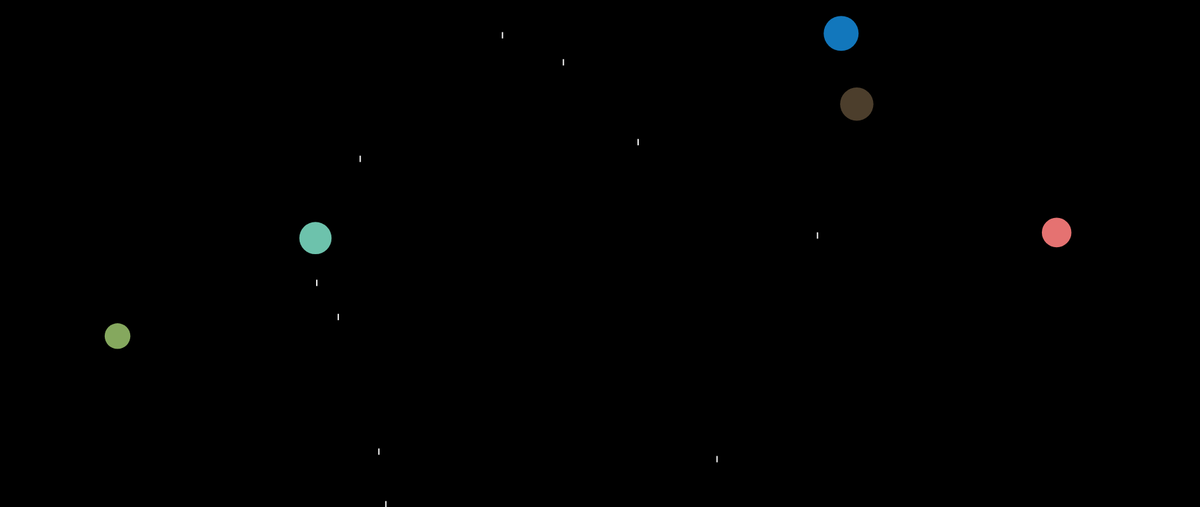
Frame 1 (no input)
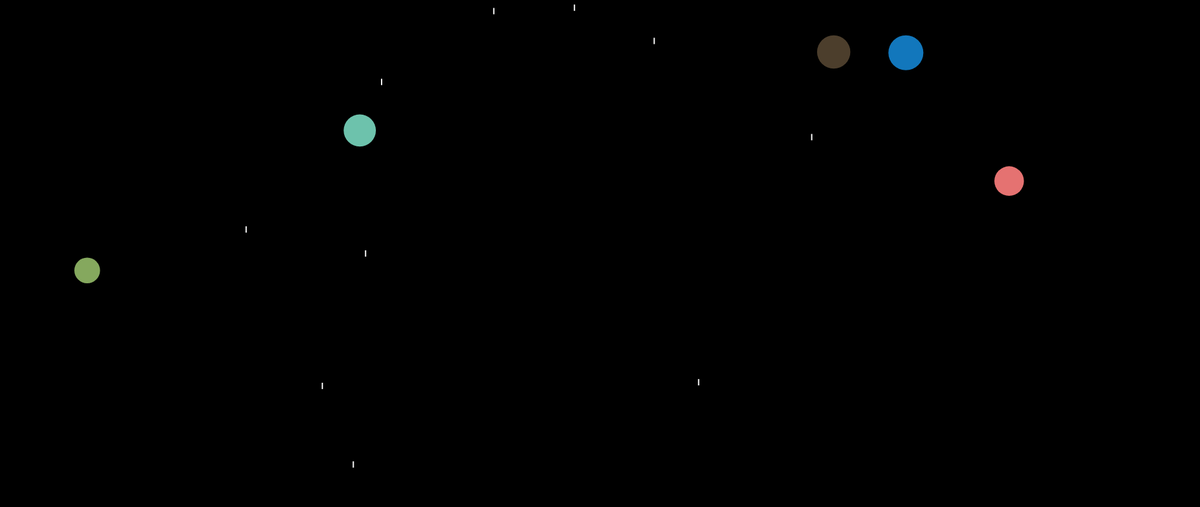
Frame 60 (no input)
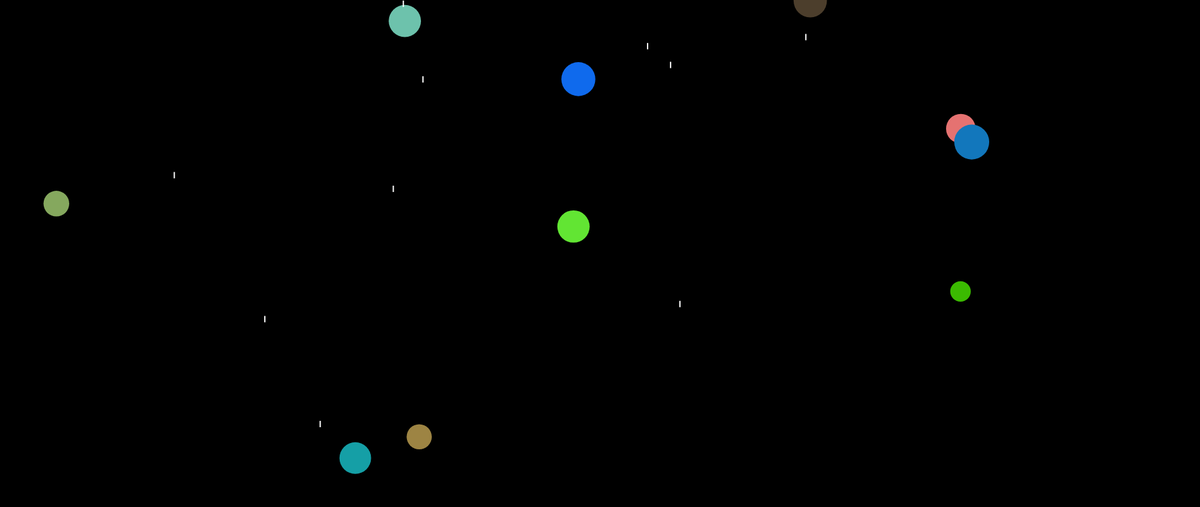
Frame 120 (the mouse pressed at the canvas centre since frame 60)

The p5.js sketch that drew these frames (run headless with seeded random() and noise() and a simulated clock; from frame 60 on, the mouse is pressed at the canvas centre):

// p5.js sketch
// ── sketch.js
var words = [];
var input, button;
var sparksArray = [];
var balloons = [];
var balloonTimer = 0;
var sparksTimer = 0;

function setup() {
createCanvas(1890, 800);

//input for text and button, create sparks and balloons
  input = createInput();
  input.position(820, height + 35);

  button = createButton('Add Word');
  button.position(input.x + input.width + 10, height + 35);
  button.mousePressed(addWord);

  createBalloons();
  createSparks();
}

function draw() {
  background('#000000');

  //word array
  for (var i = words.length - 1; i >= 0; i--) {
    words[i].update();
    words[i].display();
    
    if (words[i].isDead()) {
      words.splice(i, 1);
    }
    
  }
 //balloon array
 for (var i = balloons.length - 1; i >= 0; i--) {
    balloons[i].update();
    balloons[i].display();
 }
 if (frameCount - balloonTimer >= 60) {
    createBalloons();
    balloonTimer = frameCount; 
}

// sparks array
for (let i = sparksArray.length - 1; i >= 0; i--) {
    sparksArray[i].update();
    sparksArray[i].display();
  }
  if (frameCount - sparksTimer >= 150){
    createSparks();
    sparksTimer = frameCount;
  }
}

//add word function
function addWord() {
  var newWord = input.value();
  var wordObject = new Word(newWord, random(width), random(height));
  words.push(wordObject);
  input.value('');
}

//create balloon function
function createBalloons() {
    for (var b = 0; b < 5; b++) {
      var balloon = new Balloon(random(width), random(height));
      balloons.push(balloon);
    }
  }

//create sparks function
function createSparks(){
    for (var s = 0; s < 10; s++ ) {
        var spark = new Sparks (random(width / 4, 3 * width / 4), random(height));  // Random starting position
    sparksArray.push(spark);
    }
}

//classes

//word
class Word {
  constructor(text, x, y) {
    this.text = text;
    this.x = x;
    this.y = y;
    this.size = random(16, 32);
    this.velocity = createVector(random(-1, 1), random(-1, 1));
    this.lifespan = 600;
  }

  update() {
    this.x += this.velocity.x;
    this.y += this.velocity.y;
    this.lifespan -= 1;
    
    if (this.x < 0 || this.x > width) this.velocity.x *= -1;
    if (this.y < 0 || this.y > height) this.velocity.y *= -1;
  }

  display() {
    fill(255, this.lifespan);
    textSize(this.size);
    textAlign(CENTER, CENTER);
    text(this.text, this.x, this.y);
  }

  isDead() {
    return this.lifespan <= 0;
  }
}

//balloons
class Balloon {
    constructor(x, y) {
      this.x = x;
      this.y = y;
      this.size = random(30, 60);
      this.xspeed = random(-2, 2);
      this.yspeed = random(-1, -3);
      this.colour = color(random(255), random(255), random(255));
    }
  
    update() {
      this.x += this.xspeed;
      this.y += this.yspeed;
      
      if (this.x < 0 || this.x > width) this.xspeed *= -1;
      if (this.y < 0) this.yspeed *= -1;
    }
  
    display() {
      fill(this.colour);
      noStroke();
      ellipse(this.x, this.y, this.size);
    }
  }

  //sparks
  class Sparks {
    constructor(x, y) {
      this.x = x;
      this.y = y;
      this.size = 2;
      this.xspeed = random(-2, 2);
      this.yspeed = random(-1, -3);
      this.colour = color(255, 255, 255);
    }
  
    update() {
      this.x += this.xspeed;
      this.y += this.yspeed;
      
      if (this.x < 0 || this.x > width) this.xspeed *= -1;
      if (this.y < 0) this.yspeed *= -1;
    }
  
    display() {
      fill(this.colour);
      noStroke();
      rect(this.x, this.y, this.size , this.size *5); 
    }
}
/*refs
https://p5js.org/reference/p5/push/
https://p5js.org/examples/classes-and-objects-snowflakes/
https://p5js.org/reference/p5/class/
https://p5js.org/reference/p5/stroke/
*/


// ── style.css
#footer{
    text-align: center;
    position: relative;
    top: 855px;
    left: -10px;
    font-weight: 800;
    font-size: large;
}
